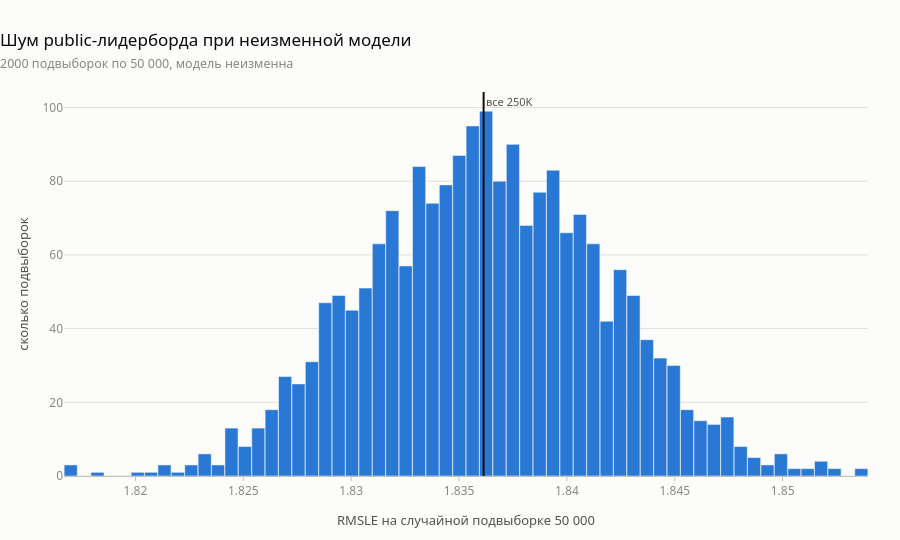

The notebook cell this image was saved under:
### Markdown cell above
### 1.4 Сколько шума в лидерборде

Public-часть — 20 % от 250 000, то есть **50 000 пользователей**. Прежде чем радоваться
улучшению на четвёртом знаке, полезно знать, какой разброс даёт одна лишь случайность
разбиения на public/private.

**Как считаем.** Берём один фиксированный прогноз (ошибка каждого пользователя уже
известна и не меняется), 2000 раз случайно набираем подвыборку размера public-части
и смотрим разброс RMSLE. Модель при этом одна и та же — вся вариация здесь
исключительно от того, кто попал в выборку.

### Code cell
pred_ref = np.expm1(0.70 * np.log1p(past_sum(ANCHOR_VAL, 90) / 3))
err2 = (np.log1p(pred_ref) - ly) ** 2                    # поточечная ошибка, фиксирована
boot = np.array([np.sqrt(err2[RNG.integers(0, len(err2), 50_000)].mean()) for _ in range(2000)])
print(f"RMSLE на всех 250K       : {np.sqrt(err2.mean()):.4f}")
print(f"public-подвыборка 50K    : {boot.mean():.4f} ± {boot.std():.4f} (1σ)")
print(f"95% интервал             : [{np.percentile(boot,2.5):.4f}, {np.percentile(boot,97.5):.4f}]")
print(f"\n→ улучшение меньше ~{2*boot.std():.4f} на public неотличимо от шума разбиения")

fig = go.Figure(hist_trace(boot, bins=60, slot=0))
fig.add_vline(x=np.sqrt(err2.mean()), line=dict(color=INK, width=2),
              annotation_text="все 250K", annotation_font=dict(color=INK2, size=11))
fig.update_xaxes(title="RMSLE на случайной подвыборке 50 000")
fig.update_yaxes(title="сколько подвыборок")
fig.update_layout(hovermode="closest", bargap=0.02, showlegend=False)
show(fig, "Шум public-лидерборда при неизменной модели",
     sub="2000 подвыборок по 50 000, модель неизменна",
     w=900, h=540)

### Figure 1 — Plotly figure (JSON) as saved in the notebook; plotly's stock layout.template omitted (floating-point values rounded to 4 significant figures)
{"data": [{"hovertemplate": "%{x:.3f} → %{y:,}<extra></extra>", "marker": {"color": "#2a78d6", "line": {"color": "#fcfcfb", "width": 0.5}}, "name": "", "type": "bar", "x": [1.817, 1.818, 1.818, 1.819, 1.819, 1.82, 1.821, 1.821, 1.822, 1.823, 1.823, 1.824, 1.824, 1.825, 1.826, 1.826, 1.827, 1.828, 1.828, 1.829, 1.829, 1.83, 1.831, 1.831, 1.832, 1.833, 1.833, 1.834, 1.834, 1.835, 1.836, 1.836, 1.837, 1.837, 1.838, 1.839, 1.839, 1.84, 1.841, 1.841, 1.842, 1.842, 1.843, 1.844, 1.844, 1.845, 1.846, 1.846, 1.847, 1.847, 1.848, 1.849, 1.849, 1.85, 1.851, 1.851, 1.852, 1.852, 1.853, 1.854], "y": [3, 0, 1, 0, 0, 1, 1, 3, 1, 3, 6, 3, 13, 8, 13, 18, 27, 25, 31, 47, 49, 45, 51, 63, 72, 57, 84, 74, 79, 87, 95, 99, 80, 90, 68, 77, 83, 66, 71, 63, 42, 56, 49, 37, 32, 30, 18, 15, 14, 16, 8, 5, 3, 6, 2, 2, 4, 2, 0, 2]}], "layout": {"annotations": [{"font": {"color": "#52514e", "size": 11}, "showarrow": false, "text": "все 250K", "x": 1.836, "xanchor": "left", "xref": "x", "y": 1, "yanchor": "top", "yref": "y domain"}], "autosize": false, "bargap": 0.02, "height": 540, "hovermode": "closest", "margin": {"b": 64, "t": 92}, "shapes": [{"line": {"color": "#0b0b0b", "width": 2}, "type": "line", "x0": 1.836, "x1": 1.836, "xref": "x", "y0": 0, "y1": 1, "yref": "y domain"}], "showlegend": false, "title": {"text": "Шум public-лидерборда при неизменной модели<br><span style='font-size:12.5px;color:#898781'>2000 подвыборок по 50 000, модель неизменна</span>"}, "width": 900, "xaxis": {"automargin": true, "title": {"text": "RMSLE на случайной подвыборке 50 000"}}, "yaxis": {"automargin": true, "title": {"text": "сколько подвыборок"}}}}
